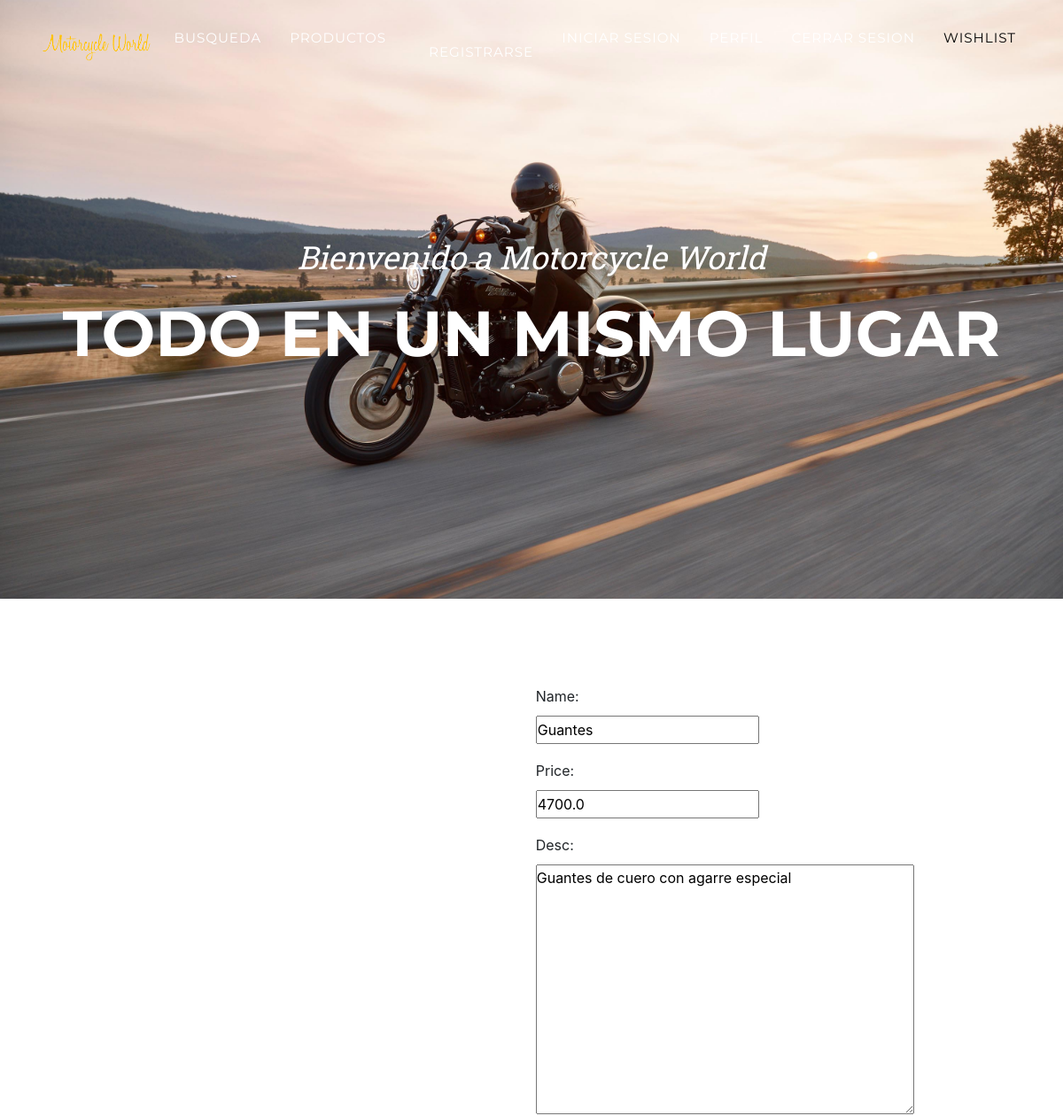
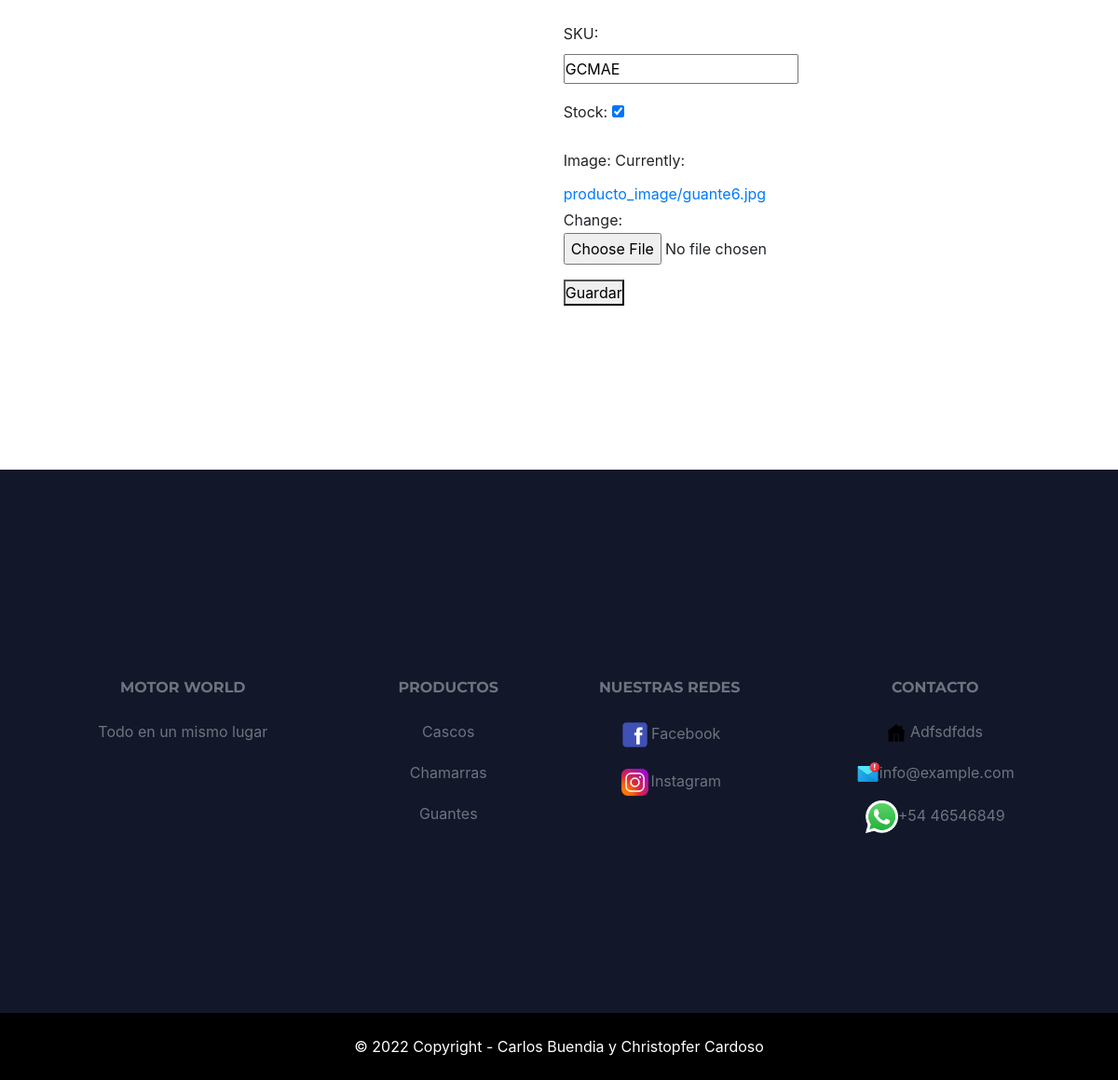
Screenshot of /actualizarProducto/20/ (signed in) with the database file from the repository (2 pictures, top to bottom).
### AppFinal/models.py (models this page shows)
class Product(models.Model):
    name = models.CharField(max_length= 40)
    price = models.FloatField()
    desc = models.TextField()
    SKU = models.CharField(max_length=30)
    stock = models.BooleanField(default= True)
    image = models.ImageField(upload_to='producto_image', default='producto_image/descarga.png')
    users_wishlist = models.ManyToManyField(settings.AUTH_USER_MODEL, related_name="user_wishlist", blank=True)
    class Meta:
        verbose_name = 'producto'
        verbose_name_plural = 'productos'

### AppFinal/views.py (the view)
class UpdateProduct(LoginRequiredMixin, UpdateView):
    model = Product
    template_name = 'AppFinal/actualizarProducto.html'
    fields = ["name", "price", "desc","SKU","stock","image"]
    success_url = reverse_lazy("Productos")

### AppFinal/templates/AppFinal/actualizarProducto.html (shortened to what this page needs)
{% extends "AppFinal/padre.html" %}
    {% block Contenido %}
    <section class="py-5">
        <div class="container my-5">
            <div class="row justify-content-center">
                <div class="col-lg-6">
                    <form method="post" enctype="multipart/form-data">
                        {{ form.as_p }}
                        <button type="submit">Guardar</button>
                </div>
            </div>
        </div>
    </section>
    {% endblock %}

### rows the page displays
Product: name "Guantes", price "4700.0", desc "Guantes de cuero con agarre especial", SKU "GCMAE", stock "☑"
